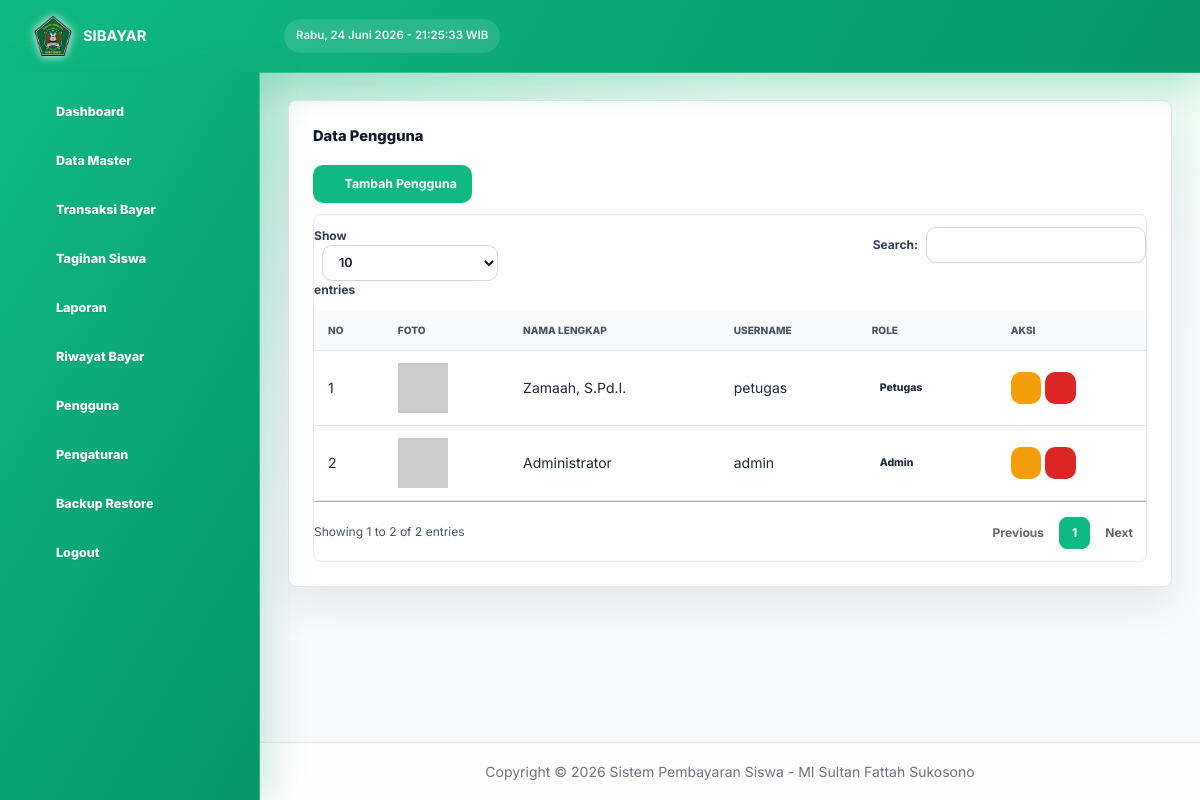
/pengaturan/pengguna.php (signed in), run on an earlier commit of the app's database.
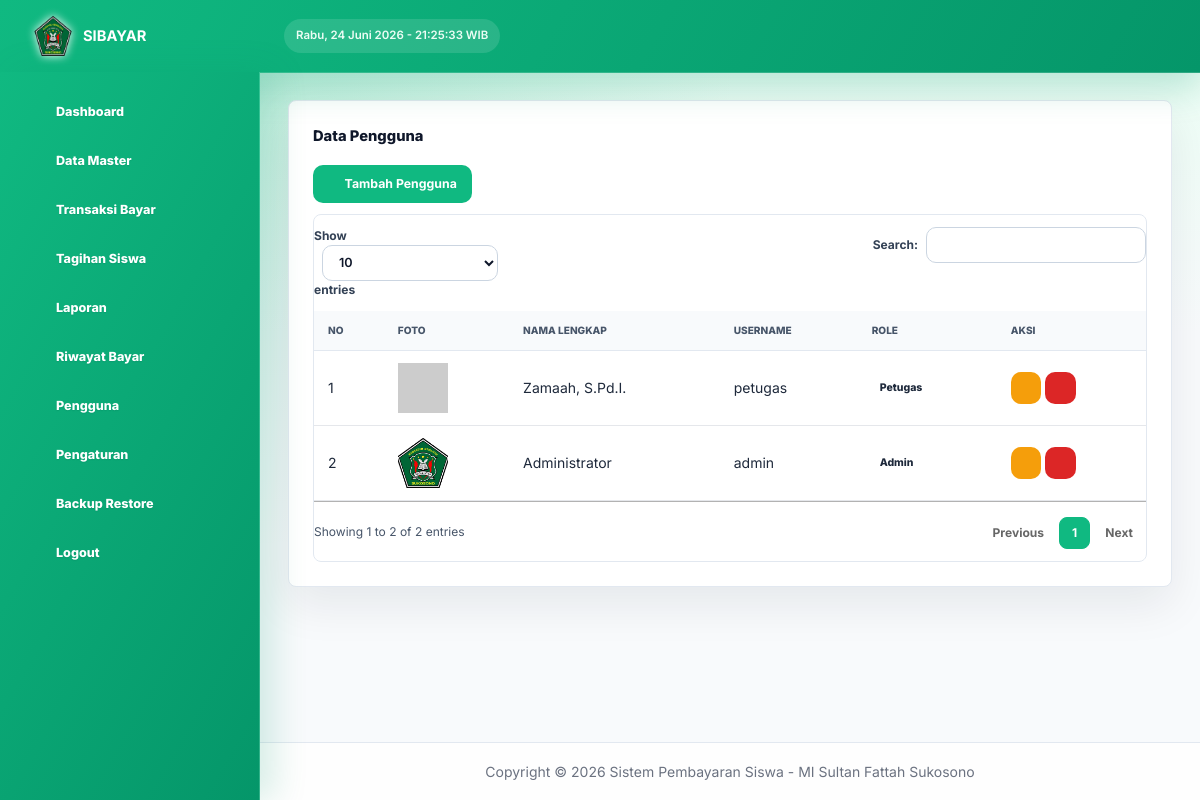
And on a later commit of the database.
### tables this page shows
CREATE TABLE `pengguna` (
  `id_pengguna` int NOT NULL AUTO_INCREMENT,
  `username` varchar(50) NOT NULL,
  `password` varchar(255) NOT NULL,
  `nama_lengkap` varchar(100) NOT NULL,
  `role` enum('admin','petugas') NOT NULL,
  `created_at` timestamp NULL DEFAULT CURRENT_TIMESTAMP,
  `foto` varchar(255) DEFAULT NULL,
  PRIMARY KEY (`id_pengguna`),
  UNIQUE KEY `username` (`username`)
);

### config/config.php (called while the page is built, shortened)
<?php
if (!isset($base_url)) {
    $protocol = (isset($_SERVER['HTTPS']) && $_SERVER['HTTPS'] === 'on' ? "https" : "http");
    $server_host = $_SERVER['HTTP_HOST'];
    if (strpos($server_host, '.test') !== false || strpos($server_host, '.local') !== false) {
        $base_url = $protocol . "://" . $server_host;
    }
    else {
        $project_path = str_replace('\\', '/', __DIR__);
        $project_path = dirname($project_path);
        $doc_root = str_replace('\\', '/', $_SERVER['DOCUMENT_ROOT']);
        $path = str_replace($doc_root, '', $project_path);
        $path = trim($path, '/');
        if (empty($path)) {
            $base_url = $protocol . "://" . $server_host;
        } else {
            $base_url = $protocol . "://" . $server_host . "/" . $path;
        }
    }
}
function base_url($path = "") {
    global $base_url;
    return $base_url . "/" . ltrim($path, "/");
}
?>

### pengaturan/pengguna.php (the view, shortened to what this page needs)
<?php
include '../template/header.php';
include '../template/sidebar.php';
?>
<div class="row">
    <div class="col-lg-12 grid-margin stretch-card">
        <div class="card">
            <div class="card-body">
                <h4 class="card-title">Data Pengguna</h4>
                <button type="button" class="btn btn-primary mb-3" data-tailwind-modal-target="#modalTambah">
                    <i class="mdi mdi-plus"></i> Tambah Pengguna
                </button>
                <div class="table-responsive">
                    <table class="table table-striped table-hover" id="table-pengguna">
                        <thead>
                            <tr>
                                <th>No</th>
                                <th>Foto</th>
                                <th>Nama Lengkap</th>
                                <th>Username</th>
                                <th>Role</th>
                                <th>Aksi</th>
                            </tr>
                        </thead>
                        <tbody>
                            <?php
                            $no = 1;
                            $query = mysqli_query($koneksi, "SELECT * FROM pengguna ORDER BY id_pengguna DESC");
                            while ($row = mysqli_fetch_assoc($query)) :
                                $foto = $row['foto'] ?? '';
                                $foto_disk = __DIR__ . '/../assets/images/faces/' . $foto;
                                if ($foto !== '' && is_file($foto_disk)) {
                                    $foto_url = base_url('assets/images/faces/' . rawurlencode($foto));
                                } else {
                                    $foto_url = 'https://ui-avatars.com/api/?name=' . urlencode($row['nama_lengkap']) . '&background=random&color=fff';
                                }
                            ?>
                                <tr>
                                    <td><?= $no++ ?></td>
                                    <td>
                                        <img src="<?= $foto_url ?>" alt="Foto Profil" class="img-lg rounded-circle" style="width: 50px; height: 50px; object-fit: cover;">
                                    </td>
                                    <td><?= $row['nama_lengkap'] ?></td>
                                    <td><?= $row['username'] ?></td>
                                    <td>
                                        <?php if($row['role'] == 'admin'): ?>
                                            <span class="badge badge-success">Admin</span>
                                        <?php else: ?>
                                            <span class="badge badge-info">Petugas</span>
                                        <?php endif; ?>
                                    </td>
                                    <td>
                                        <button type="button" class="btn btn-warning btn-sm btn-edit"
                                            data-id="<?= $row['id_pengguna'] ?>"
                                            data-nama="<?= $row['nama_lengkap'] ?>"
                                            data-username="<?= $row['username'] ?>"
                                            data-role="<?= $row['role'] ?>">
                                            <i class="mdi mdi-pencil"></i>
                                        </button>
                                        <a href="pengguna.php?hapus=<?= $row['id_pengguna'] ?>" class="btn btn-danger btn-sm btn-hapus">
                                            <i class="mdi mdi-delete"></i>
                                        </a>
                                    </td>
                                </tr>
                            <?php endwhile; ?>
                        </tbody>
                    </table>
                </div>
            </div>
        </div>
    </div>
</div>
<?php include '../template/footer.php'; ?>

What changed in the data, as far as the page shows it:
changed pengguna "Administrator": foto: picture added in place of a placeholder
